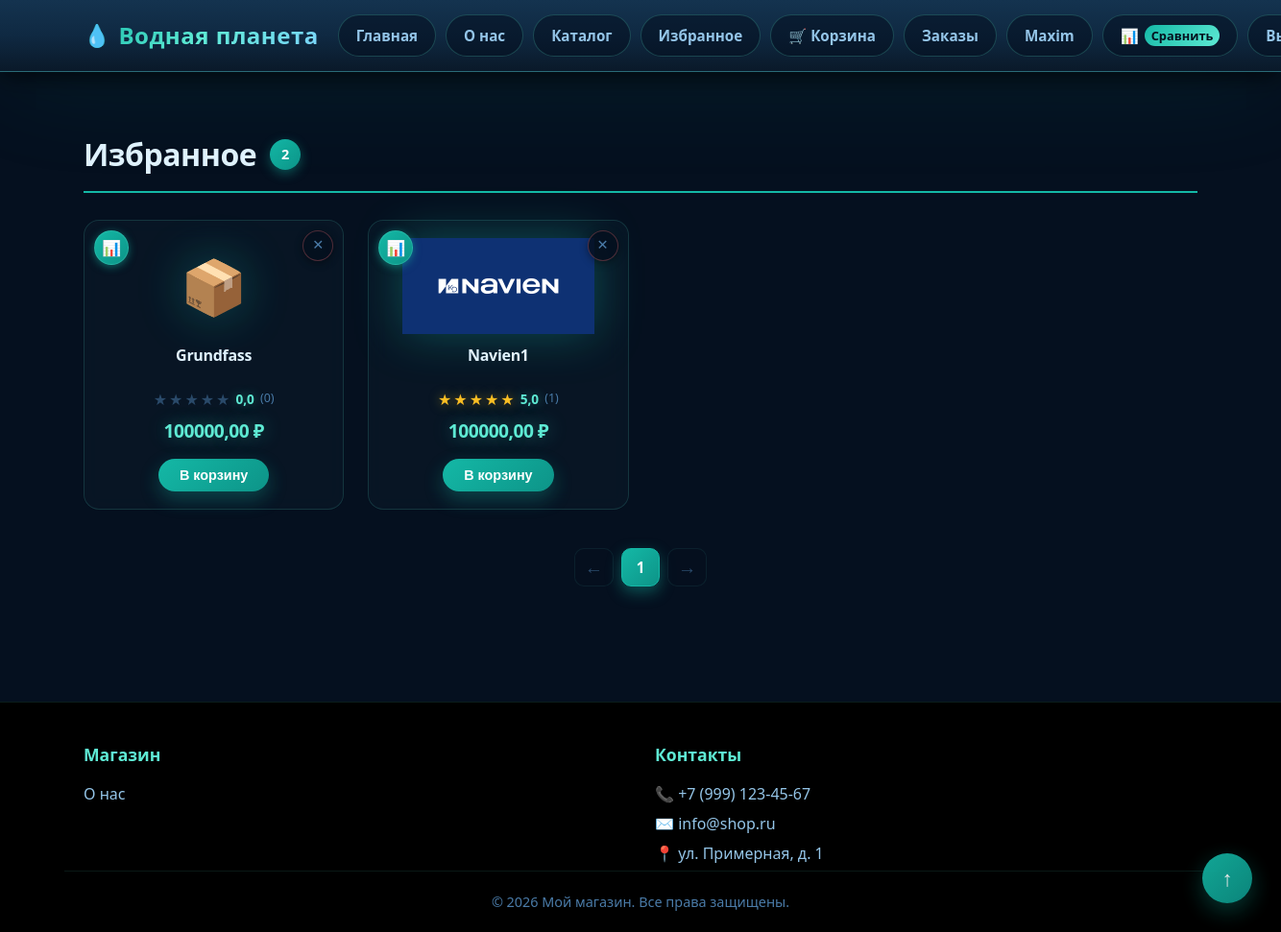
/products/favorites (signed in), run on an earlier commit of the app's database.
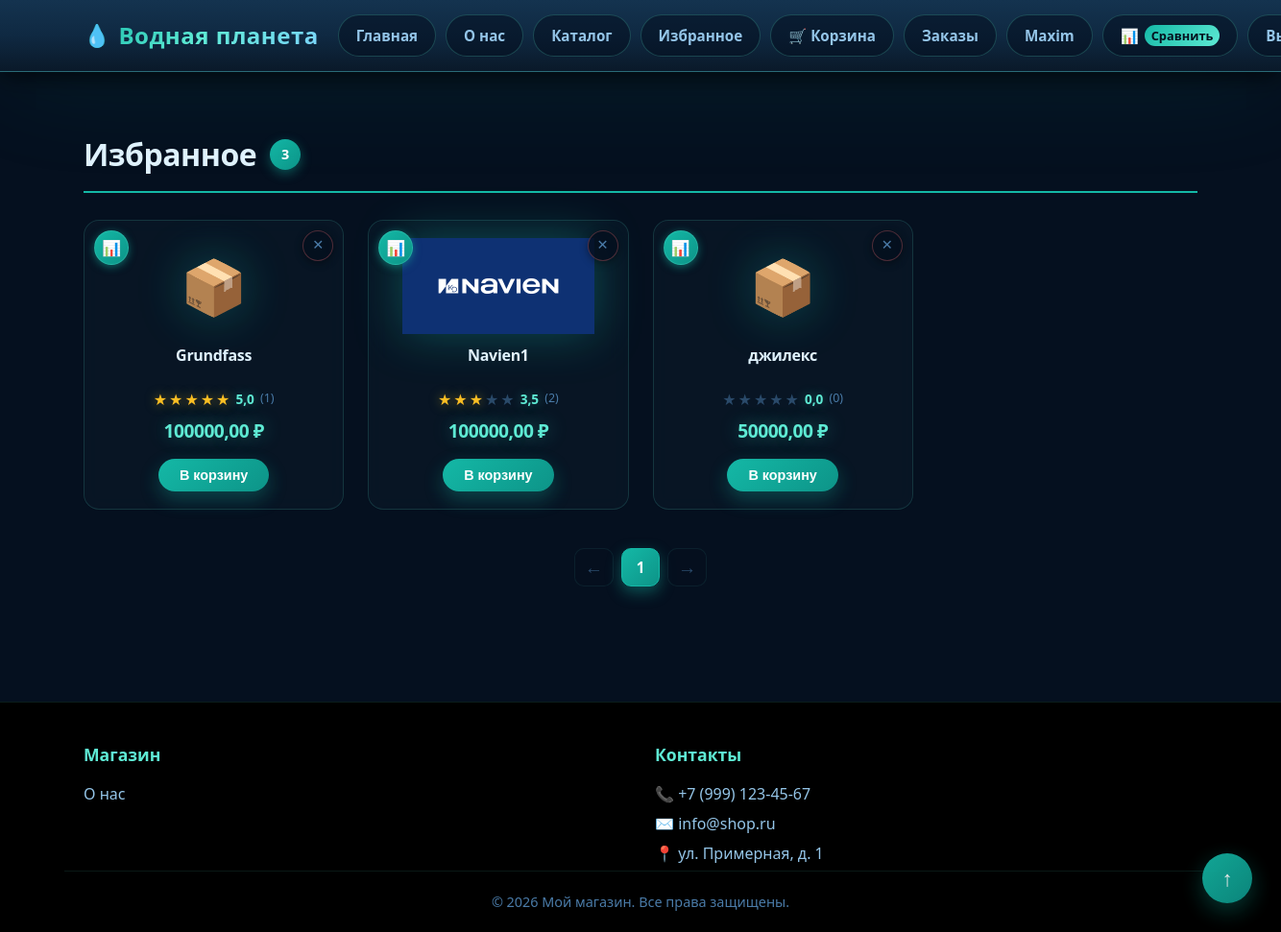
And on a later commit of the database.
### products/models.py (models this page shows, shortened)
class Compare(models.Model):
	user = models.ForeignKey(User, on_delete=models.CASCADE)
	product = models.ForeignKey(Product, on_delete=models.CASCADE)

class Favorites(models.Model):
	user = models.ForeignKey(User, on_delete=models.CASCADE)
	product = models.ForeignKey(Product, on_delete=models.CASCADE)
	created_timestamp = models.DateTimeField(auto_now_add=True)
	@property
	def rating(self):
		ratings = [review.rating for review in Review.objects.filter(product=self.product)]
		if ratings:
			rating = Decimal(str(sum(ratings) / len(ratings)))
		else:
			rating = Decimal("0")
		rating = rating.quantize(Decimal("0.1"), rounding=ROUND_HALF_UP)
		return rating
	@property
	def quant_rating(self):
		ratings = [review for review in Review.objects.filter(product=self.product)]
		return len(ratings)

class Product(models.Model):
	name = models.CharField(max_length=128, unique=True)
	image = models.ImageField(upload_to="products_media/", blank=True)
	description = models.TextField(blank=True)
	short_description = models.CharField(max_length=128, blank=True)
	price = models.DecimalField(max_digits=10, decimal_places=2)
	quantity = models.PositiveIntegerField(default=1)
	length = models.PositiveIntegerField()
	width = models.PositiveIntegerField()
	height = models.PositiveIntegerField()
	power = models.PositiveIntegerField(blank=True)
	life = models.PositiveIntegerField()
	category = models.ForeignKey(ProductCategory, on_delete=models.CASCADE)

class Review(models.Model):
	user = models.ForeignKey(User, on_delete=models.CASCADE)
	product = models.ForeignKey(Product, on_delete=models.CASCADE)
	rating = models.PositiveIntegerField(default=0)
	created_timestamp = models.DateTimeField(auto_now_add=True)
	description = models.TextField(blank=True)

### products/views.py (the view)
# urls.py: path('favorites', favorites, name='favorites'),
@login_required
def favorites(request, page_number=1):
	favoritess = Favorites.objects.filter(user=request.user)
	total_quantity = len(favoritess)
	context = {
		'title': 'Избранное',
		'total_quantity': total_quantity,
		'baskets': [basket.product for basket in Baskets.objects.filter(user=request.user)],
		'bask': Baskets.objects.filter(user=request.user),
		'comp': [compare.product for compare in Compare.objects.filter(user=request.user)],
		'compares': Compare.objects.filter(user=request.user),
		'ratings': [1, 2, 3, 4, 5],
	}
	favorite = Favorites.objects.filter(user=request.user)
	pagination = Paginator(favorite, 10)
	products_paginator = pagination.page(page_number)
	context.update({
		'favorites': products_paginator,
	})
	return render(request, 'products/favorite.html', context=context)

### products/templates/products/favorite.html (shortened to what the changed rows need)
{% extends "products/base.html" %}
{% load static %}
{% block css %}
<link href="{% static 'css/favorite.css' %}" rel="stylesheet">
{% endblock %}
{% block content %}
<main class="main">
    <div class="container">
        <div class="favorites-header">
            <h1>Избранное</h1>
            <span class="favorites-count" id="favoritesCount">{{ total_quantity }}</span>
        </div>
        <div class="favorites-grid" id="favoritesGrid">
            {% if favorites %}
                {% for favorite in favorites %}
                <article class="favorite-card" data-id="{{ favorite.id }}">
                    <a href="{% url 'products:product_detail' favorite.product.id %}"
                       class="favorite-card__link"
                       aria-label="{{ favorite.product.name }}"></a>
                    {% if user.is_authenticated %}
                        {% if favorite.product not in comp %}
                            <a href="{% url 'products:compare_add' favorite.product.id %}" class="product-card__compare">📊</a>
                        {% else %}
                            {% for compare in compares %}
                                {% if compare.product.id == favorite.product.id %}
                                    <a href="{% url 'products:compare_readd' compare.id %}" class="product-card__compare active">📊</a>
                                {% endif %}
                            {% endfor %}
                        {% endif %}
                    {% endif %}
                    <a href="{% url 'products:favorite_delete' favorite.id %}"
                       class="favorite-remove"
                       title="Удалить из избранного">✕</a>
                    <div class="favorite-card__image">
                        {% if favorite.product.image %}
                            <img src="/media/{{ favorite.product.image }}" alt="{{ favorite.product.name }}">
                        {% else %}
                            {{ favorite.product.emoji|default:"📦" }}
                        {% endif %}
                    </div>
                    <h3 class="favorite-card__title">{{ favorite.product.name }}</h3>
                    <div class="product-card__rating">
                            <span class="product-card__stars">
                                {% for i in ratings %}
                                    {% if i <= favorite.rating %}
                                        <span class="star-filled">★</span>
                                    {% else %}
                                        <span class="star-empty">★</span>
                                    {% endif %}
                                {% endfor %}
                            </span>
                            <span class="product-card__rating-num">{{ favorite.rating }}</span>
                            <span class="product-card__rating-count">({{ favorite.quant_rating }})</span>
                    </div>
                    <p class="favorite-card__price">{{ favorite.product.price }} ₽</p>
                    {% if favorite.product not in baskets %}
                        <a href="{% url 'products:basket_add' favorite.product.id %}"
                           class="favorite-card__actions">
                            <button class="favorite-card__btn">В корзину</button>
                        </a>
                    {% endif %}
                </article>
                {% endfor %}
            {% endif %}
        </div>
       <div class="pagination">
        <a class="pagination__prev {% if not favorites.has_previous %} disabled {% endif %}" href="
                {% if favorites.has_previous %}
                        {% url 'products:favorite_page_number' favorites.previous_page_number %}
                {% else %}
                    #
                {% endif %}"
            tabindex="-1" aria-disabled="true">←
        </a>
        {% for page in favorites.paginator.page_range %}
        <a class="pagination__page{% if page == favorites.number %} active{% endif %}" href="
                {% url 'products:favorite_page_number' page %}">{{page}}
        </a>
        {% endfor %}
        <a class="pagination__next {% if not favorites.has_next %} disabled {% endif %}" href="
                {% if favorites.has_next %}
                    {% url 'products:favorite_page_number' favorites.next_page_number %}
                {% else %}
                    #
                {% endif %}"
            tabindex="+1" aria-disabled="true">→</a>
    </div>
    </div>
</main>
{% endblock %}

What changed in the data, as far as the page shows it:
computed for Favorites "Grundfass": rating "0,0" → "5,0"; quant_rating "0" → "1"
computed for Favorites "Navien1": rating "5,0" → "3,5"; quant_rating "1" → "2"
added Favorites: product.emoji "📦", product.name "джилекс", rating "0,0", quant_rating "0", product.price "50000,00", shows "В корзину"
Also different on the page:
{{ total_quantity }}: "2" → "3"
